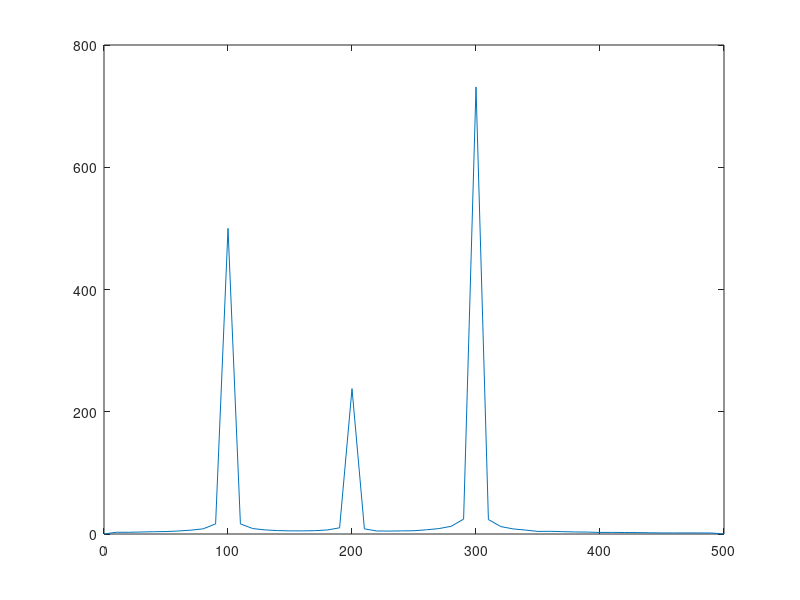

Here is the MATLAB script that generated this plot:
f1 = 100;
f2 = 200;
f3 = 300;
k1 = 1;
k2 = 0.5;
k3 = 1.5;
t = 0:0.001:1;
freq = 0:10:500;

corrMatris = zeros(1,length(freq)); 

sig = k1*sin(2*pi*f1*t) + k2*sin(2*pi*f2*t + pi/2) + k3*sin(2*pi*f3*t + pi/ 3);
i = 1;
for f = 0:10:500
    
    corrSig = sin(2*pi*f*t);
    a = xcorr( sig, corrSig );
    corrMatris(i) = max(a);
    i=i+1;
    
end

plot(freq,corrMatris)
